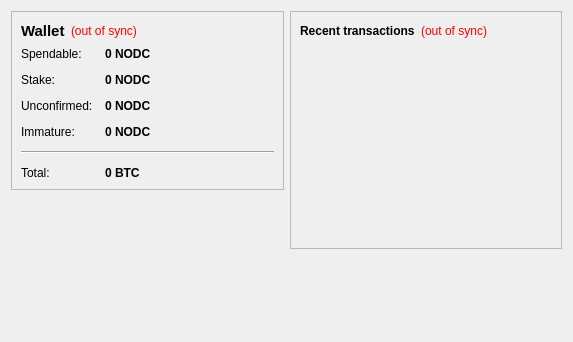
<?xml version="1.0" encoding="UTF-8"?>
<ui version="4.0">
 <class>OverviewPage</class>
 <widget class="QWidget" name="OverviewPage">
  <property name="geometry">
   <rect>
    <x>0</x>
    <y>0</y>
    <width>573</width>
    <height>342</height>
   </rect>
  </property>
  <property name="windowTitle">
   <string>Form</string>
  </property>
  <layout class="QHBoxLayout" name="horizontalLayout" stretch="1,1">
   <item>
    <layout class="QVBoxLayout" name="verticalLayout_2">
     <item>
      <widget class="QFrame" name="frame">
       <property name="frameShape">
        <enum>QFrame::StyledPanel</enum>
       </property>
       <property name="frameShadow">
        <enum>QFrame::Raised</enum>
       </property>
       <layout class="QVBoxLayout" name="verticalLayout_4">
        <item>
         <layout class="QHBoxLayout" name="horizontalLayout_4">
          <item>
           <widget class="QLabel" name="label_5">
            <property name="font">
             <font>
              <pointsize>11</pointsize>
              <weight>75</weight>
              <bold>true</bold>
             </font>
            </property>
            <property name="text">
             <string>Wallet</string>
            </property>
           </widget>
          </item>
          <item>
           <widget class="QLabel" name="labelWalletStatus">
            <property name="toolTip">
             <string>The displayed information may be out of date. Your wallet automatically synchronizes with the nodecoin network after a connection is established, but this process has not completed yet.</string>
            </property>
            <property name="styleSheet">
             <string notr="true">QLabel { color: red; }</string>
            </property>
            <property name="text">
             <string notr="true">(out of sync)</string>
            </property>
            <property name="alignment">
             <set>Qt::AlignLeading|Qt::AlignLeft|Qt::AlignVCenter</set>
            </property>
           </widget>
          </item>
          <item>
           <spacer name="horizontalSpacer_2">
            <property name="orientation">
             <enum>Qt::Horizontal</enum>
            </property>
            <property name="sizeHint" stdset="0">
             <size>
              <width>40</width>
              <height>20</height>
             </size>
            </property>
           </spacer>
          </item>
         </layout>
        </item>
        <item>
         <layout class="QFormLayout" name="formLayout_2">
          <property name="fieldGrowthPolicy">
           <enum>QFormLayout::AllNonFixedFieldsGrow</enum>
          </property>
          <property name="horizontalSpacing">
           <number>12</number>
          </property>
          <property name="verticalSpacing">
           <number>12</number>
          </property>
          <item row="0" column="0">
           <widget class="QLabel" name="label">
            <property name="text">
             <string>Spendable:</string>
            </property>
           </widget>
          </item>
          <item row="0" column="1">
           <widget class="QLabel" name="labelBalance">
            <property name="font">
             <font>
              <weight>75</weight>
              <bold>true</bold>
             </font>
            </property>
            <property name="cursor">
             <cursorShape>IBeamCursor</cursorShape>
            </property>
            <property name="toolTip">
             <string>Your current spendable balance</string>
            </property>
            <property name="text">
             <string notr="true">0 NODC</string>
            </property>
            <property name="textInteractionFlags">
             <set>Qt::LinksAccessibleByMouse|Qt::TextSelectableByKeyboard|Qt::TextSelectableByMouse</set>
            </property>
           </widget>
          </item>
          <item row="1" column="0">
           <widget class="QLabel" name="label_6">
            <property name="text">
             <string>Stake:</string>
            </property>
           </widget>
          </item>
          <item row="1" column="1">
           <widget class="QLabel" name="labelStake">
            <property name="font">
             <font>
              <weight>75</weight>
              <bold>true</bold>
             </font>
            </property>
            <property name="cursor">
             <cursorShape>IBeamCursor</cursorShape>
            </property>
            <property name="toolTip">
             <string>Total of coins that was staked, and do not yet count toward the current balance</string>
            </property>
            <property name="text">
             <string notr="true">0 NODC</string>
            </property>
            <property name="textInteractionFlags">
             <set>Qt::LinksAccessibleByMouse|Qt::TextSelectableByKeyboard|Qt::TextSelectableByMouse</set>
            </property>
           </widget>
          </item>
          <item row="2" column="0">
           <widget class="QLabel" name="label_3">
            <property name="text">
             <string>Unconfirmed:</string>
            </property>
           </widget>
          </item>
          <item row="2" column="1">
           <widget class="QLabel" name="labelUnconfirmed">
            <property name="font">
             <font>
              <weight>75</weight>
              <bold>true</bold>
             </font>
            </property>
            <property name="cursor">
             <cursorShape>IBeamCursor</cursorShape>
            </property>
            <property name="toolTip">
             <string>Total of transactions that have yet to be confirmed, and do not yet count toward the current balance</string>
            </property>
            <property name="text">
             <string notr="true">0 NODC</string>
            </property>
            <property name="textInteractionFlags">
             <set>Qt::LinksAccessibleByMouse|Qt::TextSelectableByKeyboard|Qt::TextSelectableByMouse</set>
            </property>
           </widget>
          </item>
          <item row="3" column="0">
           <widget class="QLabel" name="labelImmatureText">
            <property name="text">
             <string>Immature:</string>
            </property>
           </widget>
          </item>
          <item row="3" column="1">
           <widget class="QLabel" name="labelImmature">
            <property name="font">
             <font>
              <weight>75</weight>
              <bold>true</bold>
             </font>
            </property>
            <property name="toolTip">
             <string>Mined balance that has not yet matured</string>
            </property>
            <property name="text">
             <string notr="true">0 NODC</string>
            </property>
            <property name="textInteractionFlags">
             <set>Qt::LinksAccessibleByMouse|Qt::TextSelectableByKeyboard|Qt::TextSelectableByMouse</set>
            </property>
           </widget>
          </item>
          <item row="4" column="0" colspan="2">
           <widget class="Line" name="line">
            <property name="orientation">
             <enum>Qt::Horizontal</enum>
            </property>
           </widget>
          </item>
          <item row="5" column="0">
           <widget class="QLabel" name="labelTotalText">
            <property name="text">
             <string>Total:</string>
            </property>
           </widget>
          </item>
          <item row="5" column="1">
           <widget class="QLabel" name="labelTotal">
            <property name="font">
             <font>
              <weight>75</weight>
              <bold>true</bold>
             </font>
            </property>
            <property name="cursor">
             <cursorShape>IBeamCursor</cursorShape>
            </property>
            <property name="toolTip">
             <string>Your current total balance</string>
            </property>
            <property name="text">
             <string notr="true">0 BTC</string>
            </property>
            <property name="textInteractionFlags">
             <set>Qt::LinksAccessibleByMouse|Qt::TextSelectableByKeyboard|Qt::TextSelectableByMouse</set>
            </property>
           </widget>
          </item>
         </layout>
        </item>
       </layout>
      </widget>
     </item>
     <item>
      <spacer name="verticalSpacer">
       <property name="orientation">
        <enum>Qt::Vertical</enum>
       </property>
       <property name="sizeHint" stdset="0">
        <size>
         <width>20</width>
         <height>40</height>
        </size>
       </property>
      </spacer>
     </item>
    </layout>
   </item>
   <item>
    <layout class="QVBoxLayout" name="verticalLayout_3">
     <item>
      <widget class="QFrame" name="frame_2">
       <property name="frameShape">
        <enum>QFrame::StyledPanel</enum>
       </property>
       <property name="frameShadow">
        <enum>QFrame::Raised</enum>
       </property>
       <layout class="QVBoxLayout" name="verticalLayout">
        <item>
         <layout class="QHBoxLayout" name="horizontalLayout_2">
          <item>
           <widget class="QLabel" name="label_4">
            <property name="text">
             <string>&lt;b&gt;Recent transactions&lt;/b&gt;</string>
            </property>
           </widget>
          </item>
          <item>
           <widget class="QLabel" name="labelTransactionsStatus">
            <property name="toolTip">
             <string>The displayed information may be out of date. Your wallet automatically synchronizes with the nodecoin network after a connection is established, but this process has not completed yet.</string>
            </property>
            <property name="styleSheet">
             <string notr="true">QLabel { color: red; }</string>
            </property>
            <property name="text">
             <string notr="true">(out of sync)</string>
            </property>
            <property name="alignment">
             <set>Qt::AlignRight|Qt::AlignTrailing|Qt::AlignVCenter</set>
            </property>
           </widget>
          </item>
          <item>
           <spacer name="horizontalSpacer">
            <property name="orientation">
             <enum>Qt::Horizontal</enum>
            </property>
            <property name="sizeHint" stdset="0">
             <size>
              <width>40</width>
              <height>20</height>
             </size>
            </property>
           </spacer>
          </item>
         </layout>
        </item>
        <item>
         <widget class="QListView" name="listTransactions">
          <property name="styleSheet">
           <string notr="true">QListView { background: transparent; }</string>
          </property>
          <property name="frameShape">
           <enum>QFrame::NoFrame</enum>
          </property>
          <property name="verticalScrollBarPolicy">
           <enum>Qt::ScrollBarAlwaysOff</enum>
          </property>
          <property name="horizontalScrollBarPolicy">
           <enum>Qt::ScrollBarAlwaysOff</enum>
          </property>
          <property name="selectionMode">
           <enum>QAbstractItemView::NoSelection</enum>
          </property>
         </widget>
        </item>
       </layout>
      </widget>
     </item>
     <item>
      <spacer name="verticalSpacer_2">
       <property name="orientation">
        <enum>Qt::Vertical</enum>
       </property>
       <property name="sizeHint" stdset="0">
        <size>
         <width>20</width>
         <height>40</height>
        </size>
       </property>
      </spacer>
     </item>
    </layout>
   </item>
  </layout>
 </widget>
 <resources/>
 <connections/>
</ui>
